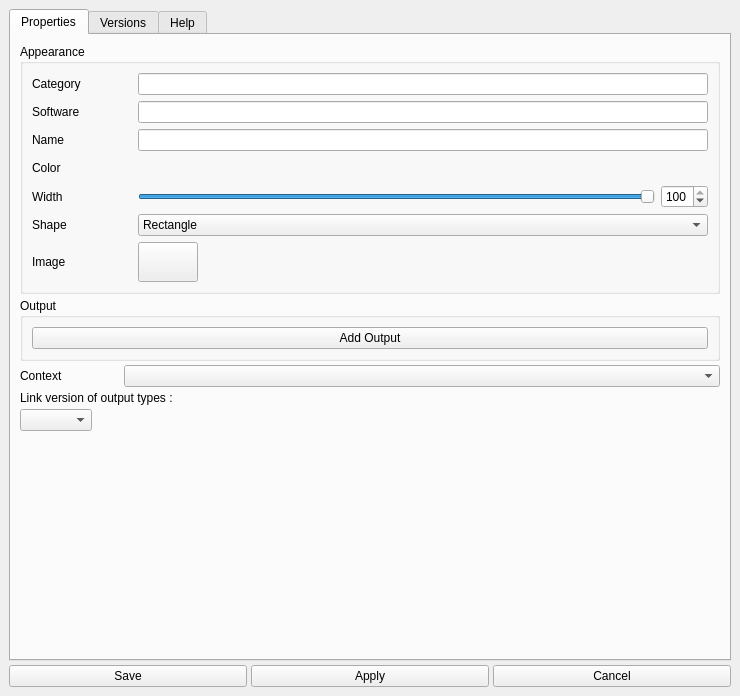
<?xml version="1.0" encoding="UTF-8"?>
<ui version="4.0">
 <class>MainWindow</class>
 <widget class="QMainWindow" name="MainWindow">
  <property name="windowModality">
   <enum>Qt::ApplicationModal</enum>
  </property>
  <property name="geometry">
   <rect>
    <x>0</x>
    <y>0</y>
    <width>740</width>
    <height>696</height>
   </rect>
  </property>
  <property name="windowTitle">
   <string>Pypeline Types Editor</string>
  </property>
  <widget class="QWidget" name="centralwidget">
   <layout class="QHBoxLayout" name="horizontalLayout_6">
    <property name="spacing">
     <number>0</number>
    </property>
    <property name="leftMargin">
     <number>9</number>
    </property>
    <property name="topMargin">
     <number>9</number>
    </property>
    <property name="rightMargin">
     <number>9</number>
    </property>
    <property name="bottomMargin">
     <number>9</number>
    </property>
    <item>
     <layout class="QVBoxLayout" name="verticalLayout_6">
      <property name="spacing">
       <number>4</number>
      </property>
      <item>
       <layout class="QHBoxLayout" name="horizontalLayout" stretch="0">
        <property name="spacing">
         <number>6</number>
        </property>
        <item>
         <widget class="QTabWidget" name="tabWidget">
          <property name="currentIndex">
           <number>0</number>
          </property>
          <widget class="QWidget" name="tabProperties">
           <attribute name="title">
            <string>Properties</string>
           </attribute>
           <layout class="QVBoxLayout" name="verticalLayout_7">
            <property name="spacing">
             <number>4</number>
            </property>
            <item>
             <widget class="QGroupBox" name="groupBox_2">
              <property name="title">
               <string>Appearance</string>
              </property>
              <layout class="QVBoxLayout" name="verticalLayout_10">
               <item>
                <layout class="QHBoxLayout" name="horizontalLayout_20">
                 <item>
                  <widget class="QLabel" name="label_15">
                   <property name="minimumSize">
                    <size>
                     <width>100</width>
                     <height>0</height>
                    </size>
                   </property>
                   <property name="toolTip">
                    <string>Helpfull to order the types in the type area</string>
                   </property>
                   <property name="text">
                    <string>Category</string>
                   </property>
                  </widget>
                 </item>
                 <item>
                  <widget class="QLineEdit" name="categoryLineEdit">
                   <property name="toolTip">
                    <string>Helpfull to order the types in the type area</string>
                   </property>
                  </widget>
                 </item>
                </layout>
               </item>
               <item>
                <layout class="QHBoxLayout" name="horizontalLayout_18">
                 <item>
                  <widget class="QLabel" name="label_13">
                   <property name="minimumSize">
                    <size>
                     <width>100</width>
                     <height>0</height>
                    </size>
                   </property>
                   <property name="text">
                    <string>Software</string>
                   </property>
                  </widget>
                 </item>
                 <item>
                  <widget class="QLineEdit" name="softwareLineEdit"/>
                 </item>
                </layout>
               </item>
               <item>
                <layout class="QHBoxLayout" name="horizontalLayout_2">
                 <item>
                  <widget class="QLabel" name="label">
                   <property name="sizePolicy">
                    <sizepolicy hsizetype="Fixed" vsizetype="Preferred">
                     <horstretch>0</horstretch>
                     <verstretch>0</verstretch>
                    </sizepolicy>
                   </property>
                   <property name="minimumSize">
                    <size>
                     <width>100</width>
                     <height>0</height>
                    </size>
                   </property>
                   <property name="maximumSize">
                    <size>
                     <width>100</width>
                     <height>16777215</height>
                    </size>
                   </property>
                   <property name="toolTip">
                    <string>Name of the type</string>
                   </property>
                   <property name="text">
                    <string>Name</string>
                   </property>
                  </widget>
                 </item>
                 <item>
                  <widget class="QLineEdit" name="nameLineEdit">
                   <property name="toolTip">
                    <string>Name of the type</string>
                   </property>
                   <property name="statusTip">
                    <string/>
                   </property>
                  </widget>
                 </item>
                </layout>
               </item>
               <item>
                <layout class="QHBoxLayout" name="horizontalLayout_7">
                 <item>
                  <widget class="QLabel" name="colorLabel">
                   <property name="minimumSize">
                    <size>
                     <width>100</width>
                     <height>0</height>
                    </size>
                   </property>
                   <property name="maximumSize">
                    <size>
                     <width>100</width>
                     <height>16777215</height>
                    </size>
                   </property>
                   <property name="toolTip">
                    <string>Color of the type visible in the links, the type area and for a non-image shape</string>
                   </property>
                   <property name="text">
                    <string>Color</string>
                   </property>
                  </widget>
                 </item>
                 <item>
                  <widget class="QPushButton" name="colorButton">
                   <property name="toolTip">
                    <string>Color of the type visible in the links, the type area and for a non-image shape</string>
                   </property>
                   <property name="text">
                    <string/>
                   </property>
                   <property name="flat">
                    <bool>true</bool>
                   </property>
                  </widget>
                 </item>
                </layout>
               </item>
               <item>
                <layout class="QHBoxLayout" name="horizontalLayout_22">
                 <item>
                  <widget class="QLabel" name="label_17">
                   <property name="minimumSize">
                    <size>
                     <width>100</width>
                     <height>0</height>
                    </size>
                   </property>
                   <property name="text">
                    <string>Width</string>
                   </property>
                  </widget>
                 </item>
                 <item>
                  <widget class="QSlider" name="widthSlider">
                   <property name="minimum">
                    <number>20</number>
                   </property>
                   <property name="maximum">
                    <number>100</number>
                   </property>
                   <property name="value">
                    <number>100</number>
                   </property>
                   <property name="orientation">
                    <enum>Qt::Horizontal</enum>
                   </property>
                  </widget>
                 </item>
                 <item>
                  <widget class="QSpinBox" name="widthSpinBox">
                   <property name="minimum">
                    <number>20</number>
                   </property>
                   <property name="maximum">
                    <number>100</number>
                   </property>
                   <property name="value">
                    <number>100</number>
                   </property>
                  </widget>
                 </item>
                </layout>
               </item>
               <item>
                <layout class="QHBoxLayout" name="horizontalLayout_8" stretch="0,0">
                 <item>
                  <widget class="QLabel" name="label_6">
                   <property name="minimumSize">
                    <size>
                     <width>100</width>
                     <height>0</height>
                    </size>
                   </property>
                   <property name="maximumSize">
                    <size>
                     <width>100</width>
                     <height>16777215</height>
                    </size>
                   </property>
                   <property name="toolTip">
                    <string>Shape of the the node</string>
                   </property>
                   <property name="text">
                    <string>Shape</string>
                   </property>
                  </widget>
                 </item>
                 <item>
                  <widget class="QComboBox" name="shapeComboBox">
                   <property name="minimumSize">
                    <size>
                     <width>200</width>
                     <height>0</height>
                    </size>
                   </property>
                   <property name="toolTip">
                    <string>Shape of the the node</string>
                   </property>
                   <item>
                    <property name="text">
                     <string>Rectangle</string>
                    </property>
                   </item>
                   <item>
                    <property name="text">
                     <string>Circle</string>
                    </property>
                   </item>
                   <item>
                    <property name="text">
                     <string>Image</string>
                    </property>
                   </item>
                  </widget>
                 </item>
                </layout>
               </item>
               <item>
                <widget class="QWidget" name="imageWidget" native="true">
                 <layout class="QHBoxLayout" name="horizontalLayout_21">
                  <property name="leftMargin">
                   <number>0</number>
                  </property>
                  <property name="topMargin">
                   <number>0</number>
                  </property>
                  <property name="rightMargin">
                   <number>0</number>
                  </property>
                  <property name="bottomMargin">
                   <number>0</number>
                  </property>
                  <item>
                   <widget class="QLabel" name="label_11">
                    <property name="minimumSize">
                     <size>
                      <width>100</width>
                      <height>0</height>
                     </size>
                    </property>
                    <property name="text">
                     <string>Image</string>
                    </property>
                   </widget>
                  </item>
                  <item>
                   <widget class="QPushButton" name="shapeButton">
                    <property name="minimumSize">
                     <size>
                      <width>60</width>
                      <height>40</height>
                     </size>
                    </property>
                    <property name="text">
                     <string/>
                    </property>
                   </widget>
                  </item>
                  <item>
                   <spacer name="horizontalSpacer_2">
                    <property name="orientation">
                     <enum>Qt::Horizontal</enum>
                    </property>
                    <property name="sizeHint" stdset="0">
                     <size>
                      <width>40</width>
                      <height>20</height>
                     </size>
                    </property>
                   </spacer>
                  </item>
                 </layout>
                </widget>
               </item>
              </layout>
             </widget>
            </item>
            <item>
             <widget class="QGroupBox" name="groupBox">
              <property name="title">
               <string>Output</string>
              </property>
              <layout class="QVBoxLayout" name="verticalLayout_9">
               <item>
                <layout class="QVBoxLayout" name="outputLayout"/>
               </item>
               <item>
                <widget class="QPushButton" name="addOutputButton">
                 <property name="text">
                  <string>Add Output</string>
                 </property>
                </widget>
               </item>
              </layout>
             </widget>
            </item>
            <item>
             <layout class="QHBoxLayout" name="horizontalLayout_15" stretch="0,1">
              <item>
               <widget class="QLabel" name="label_10">
                <property name="minimumSize">
                 <size>
                  <width>100</width>
                  <height>0</height>
                 </size>
                </property>
                <property name="text">
                 <string>Context</string>
                </property>
               </widget>
              </item>
              <item>
               <widget class="QComboBox" name="contextComboBox"/>
              </item>
             </layout>
            </item>
            <item>
             <widget class="QLabel" name="label_3">
              <property name="toolTip">
               <string>The version number of the node will ba applyed to output nodes of this\ose types</string>
              </property>
              <property name="text">
               <string>Link version of output types :</string>
              </property>
             </widget>
            </item>
            <item>
             <layout class="QHBoxLayout" name="linksLayout">
              <item>
               <widget class="QComboBox" name="linksComboBox">
                <property name="toolTip">
                 <string>Versions number will be synchronized between nodes of those types directly connected to this node</string>
                </property>
               </widget>
              </item>
              <item>
               <spacer name="horizontalSpacer">
                <property name="orientation">
                 <enum>Qt::Horizontal</enum>
                </property>
                <property name="sizeHint" stdset="0">
                 <size>
                  <width>40</width>
                  <height>20</height>
                 </size>
                </property>
               </spacer>
              </item>
             </layout>
            </item>
            <item>
             <spacer name="verticalSpacer">
              <property name="orientation">
               <enum>Qt::Vertical</enum>
              </property>
              <property name="sizeHint" stdset="0">
               <size>
                <width>20</width>
                <height>40</height>
               </size>
              </property>
             </spacer>
            </item>
           </layout>
          </widget>
          <widget class="QWidget" name="tabVersions">
           <attribute name="title">
            <string>Versions</string>
           </attribute>
           <layout class="QVBoxLayout" name="verticalLayout_13">
            <item>
             <layout class="QHBoxLayout" name="horizontalLayout_23" stretch="1,0,0,0">
              <item>
               <widget class="QComboBox" name="versionComboBox"/>
              </item>
              <item>
               <widget class="QPushButton" name="newVersionPushButton">
                <property name="minimumSize">
                 <size>
                  <width>100</width>
                  <height>0</height>
                 </size>
                </property>
                <property name="text">
                 <string>New</string>
                </property>
               </widget>
              </item>
              <item>
               <widget class="QPushButton" name="publishVersionPushButton">
                <property name="minimumSize">
                 <size>
                  <width>100</width>
                  <height>0</height>
                 </size>
                </property>
                <property name="text">
                 <string>Publish</string>
                </property>
               </widget>
              </item>
              <item>
               <widget class="QPushButton" name="deleteVersionPushButton">
                <property name="minimumSize">
                 <size>
                  <width>100</width>
                  <height>0</height>
                 </size>
                </property>
                <property name="text">
                 <string>Delete</string>
                </property>
               </widget>
              </item>
             </layout>
            </item>
            <item>
             <widget class="QTabWidget" name="tabWidget_2">
              <property name="currentIndex">
               <number>0</number>
              </property>
              <widget class="QWidget" name="tab_2">
               <attribute name="title">
                <string>Actions</string>
               </attribute>
               <layout class="QVBoxLayout" name="verticalLayout_14">
                <item>
                 <layout class="QHBoxLayout" name="horizontalLayout_16" stretch="0,1">
                  <item>
                   <layout class="QVBoxLayout" name="verticalLayout">
                    <item>
                     <widget class="QLabel" name="label_4">
                      <property name="text">
                       <string>Actions</string>
                      </property>
                      <property name="alignment">
                       <set>Qt::AlignCenter</set>
                      </property>
                     </widget>
                    </item>
                    <item>
                     <widget class="QListWidget" name="actionListWidget"/>
                    </item>
                    <item>
                     <layout class="QHBoxLayout" name="horizontalLayout_17">
                      <item>
                       <widget class="QPushButton" name="addActionButton">
                        <property name="text">
                         <string/>
                        </property>
                       </widget>
                      </item>
                      <item>
                       <widget class="QPushButton" name="delActionButton">
                        <property name="text">
                         <string/>
                        </property>
                       </widget>
                      </item>
                      <item>
                       <widget class="QPushButton" name="upActionButton">
                        <property name="text">
                         <string/>
                        </property>
                       </widget>
                      </item>
                      <item>
                       <widget class="QPushButton" name="downActionButton">
                        <property name="text">
                         <string/>
                        </property>
                       </widget>
                      </item>
                     </layout>
                    </item>
                   </layout>
                  </item>
                  <item>
                   <layout class="QVBoxLayout" name="verticalLayout_2">
                    <item>
                     <layout class="QHBoxLayout" name="horizontalLayout_11">
                      <item>
                       <widget class="QLabel" name="label_7">
                        <property name="minimumSize">
                         <size>
                          <width>80</width>
                          <height>0</height>
                         </size>
                        </property>
                        <property name="toolTip">
                         <string>Menu of the action (use | for submenus)</string>
                        </property>
                        <property name="text">
                         <string>Menu</string>
                        </property>
                       </widget>
                      </item>
                      <item>
                       <widget class="QLineEdit" name="actionMenuLineEdit">
                        <property name="toolTip">
                         <string>Menu of the action (use | for submenus)</string>
                        </property>
                       </widget>
                      </item>
                     </layout>
                    </item>
                    <item>
                     <layout class="QHBoxLayout" name="horizontalLayout_5">
                      <item>
                       <widget class="QLabel" name="label_5">
                        <property name="minimumSize">
                         <size>
                          <width>80</width>
                          <height>0</height>
                         </size>
                        </property>
                        <property name="toolTip">
                         <string>Name of the action</string>
                        </property>
                        <property name="text">
                         <string>Name</string>
                        </property>
                       </widget>
                      </item>
                      <item>
                       <widget class="QLineEdit" name="actionNameLineEdit">
                        <property name="toolTip">
                         <string>Name of the action</string>
                        </property>
                       </widget>
                      </item>
                      <item>
                       <widget class="QCheckBox" name="actionStackCheckBox">
                        <property name="toolTip">
                         <string>Wait til the end of the action before running the next action in the action stack</string>
                        </property>
                        <property name="text">
                         <string>Stack</string>
                        </property>
                        <property name="checked">
                         <bool>true</bool>
                        </property>
                       </widget>
                      </item>
                     </layout>
                    </item>
                    <item>
                     <layout class="QHBoxLayout" name="horizontalLayout_9">
                      <item>
                       <widget class="QLabel" name="label_12">
                        <property name="minimumSize">
                         <size>
                          <width>80</width>
                          <height>0</height>
                         </size>
                        </property>
                        <property name="toolTip">
                         <string>A window will be prompt with this warning to ensure you want to run this action</string>
                        </property>
                        <property name="text">
                         <string>Warning</string>
                        </property>
                       </widget>
                      </item>
                      <item>
                       <widget class="QLineEdit" name="actionWarningLineEdit">
                        <property name="toolTip">
                         <string>A window will be prompt with this warning to ensure you want to run this action</string>
                        </property>
                       </widget>
                      </item>
                     </layout>
                    </item>
                    <item>
                     <layout class="QHBoxLayout" name="horizontalLayout_19">
                      <item>
                       <widget class="QLabel" name="label_14">
                        <property name="minimumSize">
                         <size>
                          <width>80</width>
                          <height>0</height>
                         </size>
                        </property>
                        <property name="toolTip">
                         <string>List of the users who will be able to see and launch the action</string>
                        </property>
                        <property name="text">
                         <string>Users</string>
                        </property>
                       </widget>
                      </item>
                      <item>
                       <widget class="QLineEdit" name="actionUsersLineEdit">
                        <property name="toolTip">
                         <string>List of the users who will be able to see and launch the action</string>
                        </property>
                       </widget>
                      </item>
                     </layout>
                    </item>
                    <item>
                     <layout class="QHBoxLayout" name="actionTextLayout">
                      <property name="spacing">
                       <number>0</number>
                      </property>
                     </layout>
                    </item>
                   </layout>
                  </item>
                 </layout>
                </item>
               </layout>
              </widget>
              <widget class="QWidget" name="tab_3">
               <attribute name="title">
                <string>Parameters</string>
               </attribute>
               <layout class="QVBoxLayout" name="verticalLayout_15">
                <item>
                 <layout class="QHBoxLayout" name="horizontalLayout_10" stretch="0,1">
                  <item>
                   <layout class="QVBoxLayout" name="verticalLayout_4">
                    <item>
                     <widget class="QListWidget" name="paramListWidget">
                      <property name="maximumSize">
                       <size>
                        <width>300</width>
                        <height>16777215</height>
                       </size>
                      </property>
                     </widget>
                    </item>
                    <item>
                     <layout class="QHBoxLayout" name="horizontalLayout_3">
                      <item>
                       <widget class="QPushButton" name="addParamButton"/>
                      </item>
                      <item>
                       <widget class="QPushButton" name="delParamButton"/>
                      </item>
                      <item>
                       <widget class="QPushButton" name="upParamButton"/>
                      </item>
                      <item>
                       <widget class="QPushButton" name="downParamButton"/>
                      </item>
                     </layout>
                    </item>
                   </layout>
                  </item>
                  <item>
                   <layout class="QVBoxLayout" name="verticalLayout_3">
                    <property name="spacing">
                     <number>4</number>
                    </property>
                    <item>
                     <layout class="QHBoxLayout" name="horizontalLayout_14">
                      <item>
                       <widget class="QLabel" name="label_8">
                        <property name="minimumSize">
                         <size>
                          <width>100</width>
                          <height>0</height>
                         </size>
                        </property>
                        <property name="toolTip">
                         <string>Name of the parameter. The value of this parameter will be stored in an environment variable with the same name at the execution</string>
                        </property>
                        <property name="text">
                         <string>Name</string>
                        </property>
                       </widget>
                      </item>
                      <item>
                       <widget class="QLineEdit" name="paramNameLineEdit">
                        <property name="toolTip">
                         <string>Name of the parameter. The value of this parameter will be stored in an environment variable with the same name at the execution</string>
                        </property>
                       </widget>
                      </item>
                     </layout>
                    </item>
                    <item>
                     <layout class="QHBoxLayout" name="horizontalLayout_4" stretch="0,1">
                      <item>
                       <widget class="QLabel" name="label_2">
                        <property name="minimumSize">
                         <size>
                          <width>100</width>
                          <height>0</height>
                         </size>
                        </property>
                        <property name="text">
                         <string>Type</string>
                        </property>
                       </widget>
                      </item>
                      <item>
                       <widget class="QComboBox" name="paramTypeComboBox">
                        <item>
                         <property name="text">
                          <string>Bool</string>
                         </property>
                        </item>
                        <item>
                         <property name="text">
                          <string>Int</string>
                         </property>
                        </item>
                        <item>
                         <property name="text">
                          <string>Float</string>
                         </property>
                        </item>
                        <item>
                         <property name="text">
                          <string>String</string>
                         </property>
                        </item>
                        <item>
                         <property name="text">
                          <string>Text</string>
                         </property>
                        </item>
                        <item>
                         <property name="text">
                          <string>Python</string>
                         </property>
                        </item>
                        <item>
                         <property name="text">
                          <string>File</string>
                         </property>
                        </item>
                        <item>
                         <property name="text">
                          <string>Enum</string>
                         </property>
                        </item>
                       </widget>
                      </item>
                     </layout>
                    </item>
                    <item>
                     <widget class="QLineEdit" name="enumLineEdit"/>
                    </item>
                    <item>
                     <layout class="QHBoxLayout" name="horizontalLayout_13" stretch="0,1">
                      <item>
                       <widget class="QLabel" name="label_9">
                        <property name="minimumSize">
                         <size>
                          <width>100</width>
                          <height>0</height>
                         </size>
                        </property>
                        <property name="toolTip">
                         <string>If editable, the value of this parameter will be visible and stored in the node. If not the value will be invisible and not fixed in the type</string>
                        </property>
                        <property name="text">
                         <string>Editable</string>
                        </property>
                       </widget>
                      </item>
                      <item>
                       <widget class="QCheckBox" name="paramVisibleCheckBox">
                        <property name="toolTip">
                         <string>If editable, the value of this parameter will be visible and stored in the node. If not the value will be invisible and not fixed in the type</string>
                        </property>
                        <property name="text">
                         <string/>
                        </property>
                        <property name="checked">
                         <bool>true</bool>
                        </property>
                       </widget>
                      </item>
                     </layout>
                    </item>
                    <item>
                     <layout class="QHBoxLayout" name="horizontalLayout_24" stretch="0,1">
                      <item>
                       <widget class="QLabel" name="advancedLabel">
                        <property name="minimumSize">
                         <size>
                          <width>100</width>
                          <height>0</height>
                         </size>
                        </property>
                        <property name="text">
                         <string>Advanced</string>
                        </property>
                       </widget>
                      </item>
                      <item>
                       <widget class="QCheckBox" name="advancedCheckBox">
                        <property name="text">
                         <string/>
                        </property>
                       </widget>
                      </item>
                     </layout>
                    </item>
                    <item>
                     <widget class="Line" name="line_2">
                      <property name="orientation">
                       <enum>Qt::Horizontal</enum>
                      </property>
                     </widget>
                    </item>
                    <item>
                     <widget class="QLabel" name="paramDefaultLabel">
                      <property name="text">
                       <string>Default Value</string>
                      </property>
                     </widget>
                    </item>
                    <item>
                     <layout class="QHBoxLayout" name="paramTextLayout">
                      <property name="spacing">
                       <number>0</number>
                      </property>
                     </layout>
                    </item>
                   </layout>
                  </item>
                 </layout>
                </item>
               </layout>
              </widget>
              <widget class="QWidget" name="tabScript">
               <attribute name="title">
                <string>Head Script</string>
               </attribute>
               <layout class="QVBoxLayout" name="verticalLayout_5"/>
              </widget>
             </widget>
            </item>
           </layout>
          </widget>
          <widget class="QWidget" name="tabHelp">
           <attribute name="title">
            <string>Help</string>
           </attribute>
           <layout class="QVBoxLayout" name="verticalLayout_12">
            <property name="spacing">
             <number>4</number>
            </property>
            <item>
             <widget class="QLabel" name="label_16">
              <property name="font">
               <font>
                <italic>false</italic>
               </font>
              </property>
              <property name="text">
               <string>Tooltip with markdown syntax :</string>
              </property>
             </widget>
            </item>
            <item>
             <widget class="QPlainTextEdit" name="helpTextEdit">
              <property name="toolTip">
               <string>Tooltip of the type in the type area. Use markdown encoding to customize appearence</string>
              </property>
             </widget>
            </item>
           </layout>
          </widget>
         </widget>
        </item>
       </layout>
      </item>
      <item>
       <layout class="QHBoxLayout" name="horizontalLayout_12">
        <item>
         <widget class="QPushButton" name="saveButton">
          <property name="text">
           <string>Save</string>
          </property>
         </widget>
        </item>
        <item>
         <widget class="QPushButton" name="applyButton">
          <property name="text">
           <string>Apply</string>
          </property>
         </widget>
        </item>
        <item>
         <widget class="QPushButton" name="closeButton">
          <property name="text">
           <string>Cancel</string>
          </property>
         </widget>
        </item>
       </layout>
      </item>
     </layout>
    </item>
   </layout>
  </widget>
 </widget>
 <resources/>
 <connections/>
</ui>
